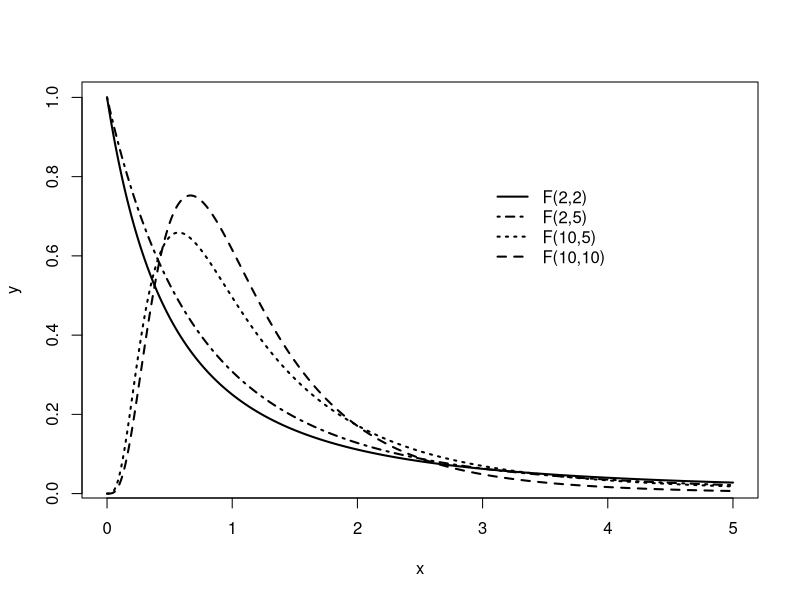

Write R code to recreate this figure.
x<-seq(0,5,0.01)

plot(x,df(x,2,2),type="l",xlab="x",ylab="y",lwd=2)
lines(x,df(x,2,5),lty=4,lwd=2)
lines(x,df(x,10,5),lty=3,lwd=2)
lines(x,df(x,10,10),lty=2,lwd=2)
legend(3,0.8,c("F(2,2)","F(2,5)","F(10,5)","F(10,10)"),lty=c(1,4,3,2),lwd=c(2,2,2,2),bty="n")
